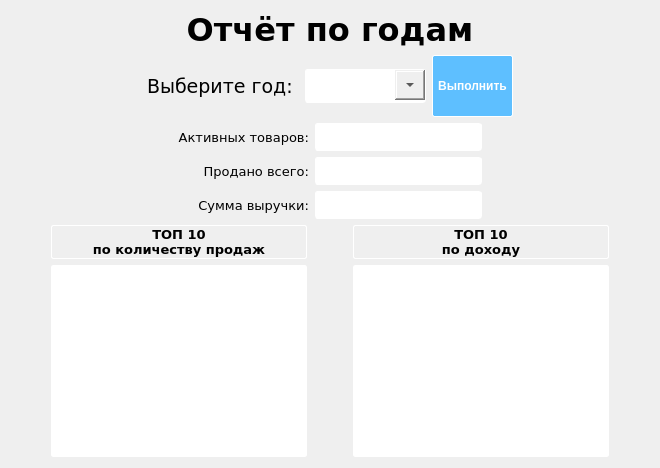
        <widget class="QWidget" name="info_page">
         <layout class="QGridLayout" name="gridLayout_3">
          <item row="0" column="0">
           <layout class="QVBoxLayout" name="verticalLayout_7">
            <item>
             <widget class="QLabel" name="label_8">
              <property name="font">
               <font>
                <family>Verdana</family>
                <pointsize>24</pointsize>
                <weight>75</weight>
                <bold>true</bold>
               </font>
              </property>
              <property name="text">
               <string>Отчёт по годам</string>
              </property>
              <property name="alignment">
               <set>Qt::AlignCenter</set>
              </property>
             </widget>
            </item>
            <item>
             <layout class="QHBoxLayout" name="horizontalLayout_2">
              <item>
               <spacer name="horizontalSpacer_7">
                <property name="orientation">
                 <enum>Qt::Horizontal</enum>
                </property>
                <property name="sizeHint" stdset="0">
                 <size>
                  <width>40</width>
                  <height>20</height>
                 </size>
                </property>
               </spacer>
              </item>
              <item>
               <widget class="QLabel" name="label_13">
                <property name="font">
                 <font>
                  <family>Verdana</family>
                  <pointsize>14</pointsize>
                 </font>
                </property>
                <property name="text">
                 <string>Выберите год: </string>
                </property>
               </widget>
              </item>
              <item>
               <widget class="QComboBox" name="comboBox_3">
                <property name="minimumSize">
                 <size>
                  <width>108</width>
                  <height>34</height>
                 </size>
                </property>
                <property name="maximumSize">
                 <size>
                  <width>16777215</width>
                  <height>34</height>
                 </size>
                </property>
                <property name="font">
                 <font>
                  <family>Verdana</family>
                  <pointsize>14</pointsize>
                 </font>
                </property>
                <property name="styleSheet">
                 <string notr="true">QComboBox {
    border: 1px solid white;
    border-radius: 3px;
    min-width: 6em;
	padding: 5px;
}
QComboBox::drop-down {
    width: 30px;
	height: 30px;
}
</string>
                </property>
               </widget>
              </item>
              <item>
               <widget class="QPushButton" name="submit_but">
                <property name="enabled">
                 <bool>true</bool>
                </property>
                <property name="styleSheet">
                 <string notr="true">QPushButton{
background-color: #5ebfff;
color: #ffffff;
height: 50px;
border: 1px solid white;
border-radius: 2px;
padding: 5px;
font-weight: bold;
}
QPushButton:hover{
background-color: #2babff;
color: #ffffff;
height: 50px;
border: 1px solid white;
border-radius: 2px;
padding: 5px;
font-weight: bold;
}</string>
                </property>
                <property name="text">
                 <string>Выполнить</string>
                </property>
               </widget>
              </item>
              <item>
               <spacer name="horizontalSpacer_6">
                <property name="orientation">
                 <enum>Qt::Horizontal</enum>
                </property>
                <property name="sizeHint" stdset="0">
                 <size>
                  <width>20</width>
                  <height>20</height>
                 </size>
                </property>
               </spacer>
              </item>
             </layout>
            </item>
            <item>
             <layout class="QHBoxLayout" name="horizontalLayout_3">
              <item>
               <spacer name="horizontalSpacer_5">
                <property name="orientation">
                 <enum>Qt::Horizontal</enum>
                </property>
                <property name="sizeHint" stdset="0">
                 <size>
                  <width>40</width>
                  <height>20</height>
                 </size>
                </property>
               </spacer>
              </item>
              <item>
               <layout class="QVBoxLayout" name="verticalLayout_2">
                <item>
                 <widget class="QLabel" name="label_11">
                  <property name="font">
                   <font>
                    <family>Verdana</family>
                    <pointsize>10</pointsize>
                   </font>
                  </property>
                  <property name="text">
                   <string>Активных товаров:</string>
                  </property>
                  <property name="alignment">
                   <set>Qt::AlignRight|Qt::AlignTrailing|Qt::AlignVCenter</set>
                  </property>
                 </widget>
                </item>
                <item>
                 <widget class="QLabel" name="label_10">
                  <property name="font">
                   <font>
                    <family>Verdana</family>
                    <pointsize>10</pointsize>
                   </font>
                  </property>
                  <property name="layoutDirection">
                   <enum>Qt::LeftToRight</enum>
                  </property>
                  <property name="autoFillBackground">
                   <bool>false</bool>
                  </property>
                  <property name="text">
                   <string>Продано всего:</string>
                  </property>
                  <property name="alignment">
                   <set>Qt::AlignRight|Qt::AlignTrailing|Qt::AlignVCenter</set>
                  </property>
                 </widget>
                </item>
                <item>
                 <widget class="QLabel" name="label_12">
                  <property name="font">
                   <font>
                    <family>Verdana</family>
                    <pointsize>10</pointsize>
                   </font>
                  </property>
                  <property name="text">
                   <string>Сумма выручки:</string>
                  </property>
                  <property name="alignment">
                   <set>Qt::AlignRight|Qt::AlignTrailing|Qt::AlignVCenter</set>
                  </property>
                 </widget>
                </item>
               </layout>
              </item>
              <item>
               <layout class="QVBoxLayout" name="verticalLayout_3">
                <item>
                 <widget class="QLineEdit" name="lineEdit">
                  <property name="styleSheet">
                   <string notr="true">QLineEdit {
    border: 1px solid white;
    border-radius: 3px;
    min-width: 6em;
	padding: 5px;
}

</string>
                  </property>
                 </widget>
                </item>
                <item>
                 <widget class="QLineEdit" name="lineEdit_2">
                  <property name="styleSheet">
                   <string notr="true">QLineEdit {
    border: 1px solid white;
    border-radius: 3px;
    min-width: 6em;
	padding: 5px;
}

</string>
                  </property>
                 </widget>
                </item>
                <item>
                 <widget class="QLineEdit" name="lineEdit_3">
                  <property name="styleSheet">
                   <string notr="true">QLineEdit {
    border: 1px solid white;
    border-radius: 3px;
    min-width: 6em;
	padding: 5px;
}

</string>
                  </property>
                 </widget>
                </item>
               </layout>
              </item>
              <item>
               <spacer name="horizontalSpacer_4">
                <property name="orientation">
                 <enum>Qt::Horizontal</enum>
                </property>
                <property name="sizeHint" stdset="0">
                 <size>
                  <width>40</width>
                  <height>20</height>
                 </size>
                </property>
               </spacer>
              </item>
             </layout>
            </item>
            <item>
             <layout class="QHBoxLayout" name="horizontalLayout_4">
              <item>
               <spacer name="horizontalSpacer_2">
                <property name="orientation">
                 <enum>Qt::Horizontal</enum>
                </property>
                <property name="sizeHint" stdset="0">
                 <size>
                  <width>40</width>
                  <height>20</height>
                 </size>
                </property>
               </spacer>
              </item>
              <item>
               <layout class="QVBoxLayout" name="verticalLayout_4">
                <item>
                 <widget class="QLabel" name="label_15">
                  <property name="font">
                   <font>
                    <family>Verdana</family>
                    <pointsize>10</pointsize>
                    <weight>75</weight>
                    <bold>true</bold>
                   </font>
                  </property>
                  <property name="styleSheet">
                   <string notr="true">border: 1px solid white;
border-radius: 2px;</string>
                  </property>
                  <property name="text">
                   <string>ТОП 10
по количеству продаж</string>
                  </property>
                  <property name="alignment">
                   <set>Qt::AlignCenter</set>
                  </property>
                 </widget>
                </item>
                <item>
                 <widget class="QTableWidget" name="tableWidget_2">
                  <property name="styleSheet">
                   <string notr="true">QHeaderView::section {
    background-color: rgb(94, 191, 255);
    border: none;
    height: 32px;
}
QTableWidget{
border: 1px solid white;
border-radius: 2px;
}</string>
                  </property>
                 </widget>
                </item>
               </layout>
              </item>
              <item>
               <spacer name="horizontalSpacer">
                <property name="orientation">
                 <enum>Qt::Horizontal</enum>
                </property>
                <property name="sizeHint" stdset="0">
                 <size>
                  <width>40</width>
                  <height>20</height>
                 </size>
                </property>
               </spacer>
              </item>
              <item>
               <layout class="QVBoxLayout" name="verticalLayout_5">
                <item>
                 <widget class="QLabel" name="label_14">
                  <property name="font">
                   <font>
                    <family>Verdana</family>
                    <pointsize>10</pointsize>
                    <weight>75</weight>
                    <bold>true</bold>
                   </font>
                  </property>
                  <property name="styleSheet">
                   <string notr="true">border: 1px solid white;
border-radius: 2px;</string>
                  </property>
                  <property name="text">
                   <string>ТОП 10
по доходу</string>
                  </property>
                  <property name="alignment">
                   <set>Qt::AlignCenter</set>
                  </property>
                 </widget>
                </item>
                <item>
                 <widget class="QTableWidget" name="tableWidget_3">
                  <property name="styleSheet">
                   <string notr="true">QHeaderView::section {
    background-color: rgb(94, 191, 255);
    border: none;
    height: 32px;
}
QTableWidget{
border: 1px solid white;
border-radius: 2px;
}</string>
                  </property>
                 </widget>
                </item>
               </layout>
              </item>
              <item>
               <spacer name="horizontalSpacer_3">
                <property name="orientation">
                 <enum>Qt::Horizontal</enum>
                </property>
                <property name="sizeHint" stdset="0">
                 <size>
                  <width>40</width>
                  <height>20</height>
                 </size>
                </property>
               </spacer>
              </item>
             </layout>
            </item>
           </layout>
          </item>
         </layout>
        </widget>
